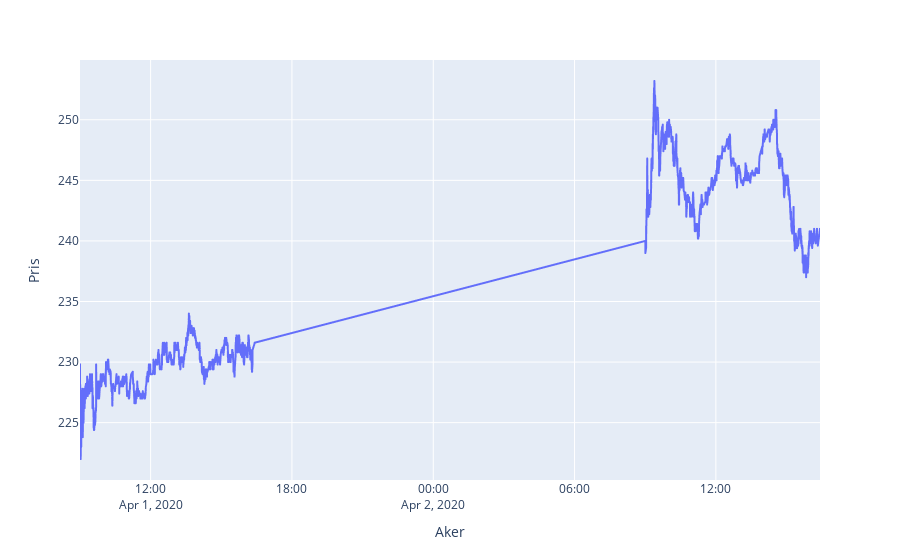

Source (notebook cell):
### Code cell
px.line(fil, x='Aker', y='Pris')

### Figure 1 — Plotly figure (JSON) as saved in the notebook; plotly's stock layout.template omitted (floating-point values rounded to 4 significant figures; data arrays with more than 128 entries replaced by an {"elided": "..."} marker saying what was removed)
{"data": [{"hovertemplate": "Aker=%{x}<br>Pris=%{y}<extra></extra>", "legendgroup": "", "line": {"color": "#636efa", "dash": "solid"}, "mode": "lines", "name": "", "showlegend": false, "type": "scattergl", "x": {"elided": "6341 str values"}, "xaxis": "x", "y": {"elided": "6341 float values"}, "yaxis": "y"}], "layout": {"legend": {"tracegroupgap": 0}, "margin": {"t": 60}, "xaxis": {"anchor": "y", "domain": [0, 1], "title": {"text": "Aker"}}, "yaxis": {"anchor": "x", "domain": [0, 1], "title": {"text": "Pris"}}}}
